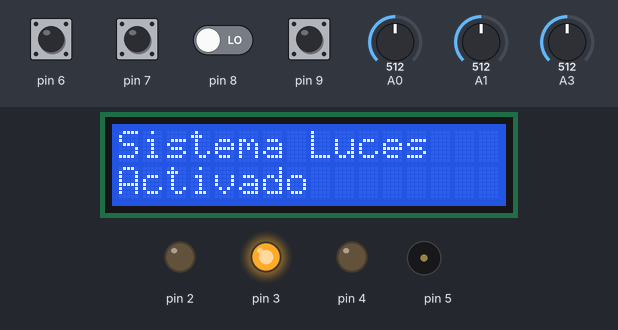
Recording of a sketch running on a simulated Arduino Uno, built with avr-gcc and run on an emulated ATmega328P. Shown: 16×2 character LCD, output pins drawn as LEDs (lit = HIGH), buzzer (waves = sounding). Inputs (shaded band) come from the test bench; at power-on: pin 6, pin 7, pin 9 HIGH, pin 8 LOW, A3 = 512, A1 = 512, A0 = 512.

Above: at 3.3 s.
3.4 s: A3 set to 690
6.4 s: A3 set to 717
At 9.1 s:
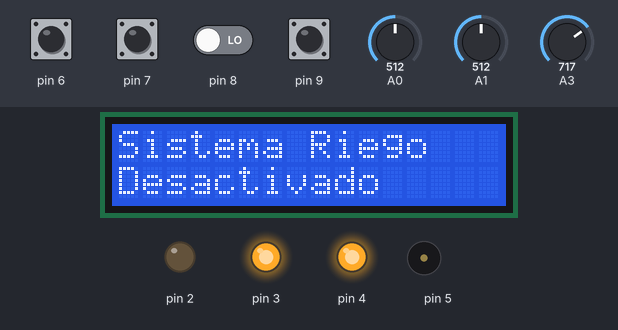
9.4 s: A1 set to 486
At 11.8 s:
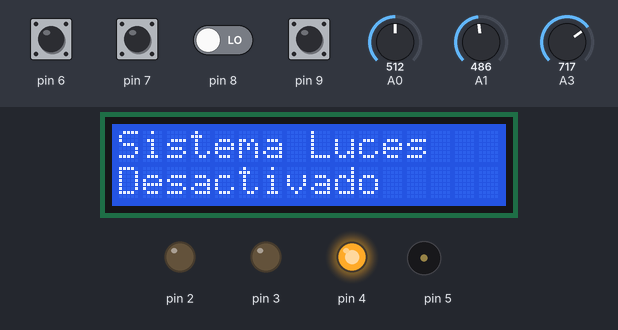
12.4 s: pin 8 driven HIGH
At 12.9 s:
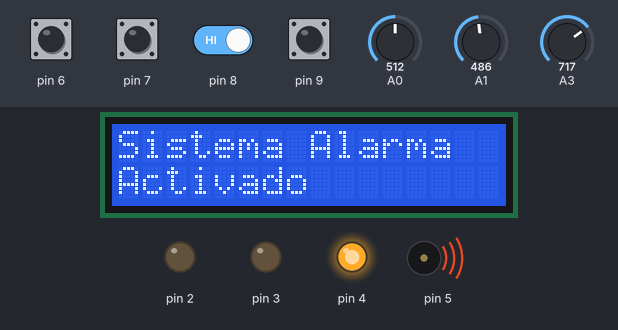
15.4 s: A0 set to 57
16.9 s: A0 set to 47
At 17.6 s:
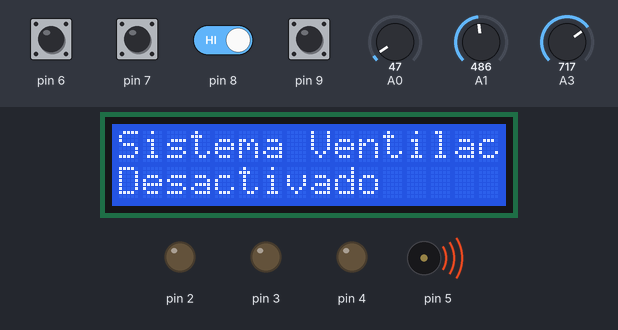
Timing chart, 0 to 19.9 s (numbered marks = the images above; inputs shaded):
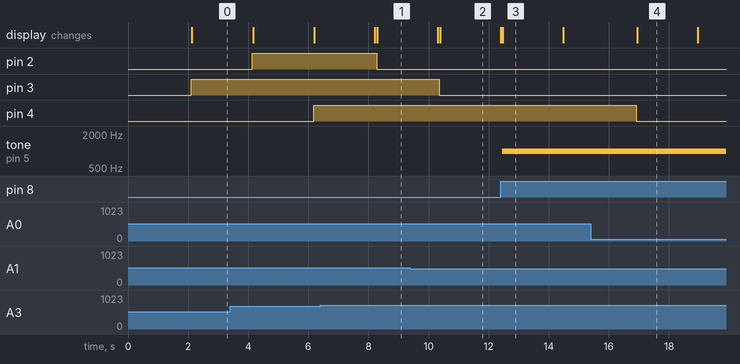

The sketch:

sistemadomoticoaco941.ino
```cpp
#include <LiquidCrystal_I2C.h>

LiquidCrystal_I2C lcd(0x27, 16, 2);

// Estructura para los pines
struct Pins {
  const int lightSensor = A1;
  const int relayLight = 3;
  const int tempSensor = A0;
  const int relayFan = 4;
  const int motionSensor = 8;
  const int buzzer = 5;
  const int soilMoistureSensor = A3;
  const int relayPump = 2;
  const int buttonUp = 6;
  const int buttonDown = 7;
  const int buttonEnter = 9;
} pins;

// Estructura para los umbrales
struct Thresholds {
  const int light = 500;
  const float temp = 25.0;
  const int moisture = 700;
} thresholds;

// Estructura para los estados
struct States {
  int currentOption = 0;
  int light = 2;
  int alarm = 2;
  int irrigation = 2;
  int ventilation = 2;
} states;

String menuOptions[] = {
  "Luces",
  "Alarma",
  "Riego",
  "Ventilacion"
};

// Estados de los botones
bool buttonUpPressed = true;
bool buttonDownPressed = true;
bool buttonEnterPressed = true;

// Indicadores de actividad del sistema
bool lightsOn = false;
bool alarmActive = false;
bool irrigationActive = false;
bool ventilationActive = false;

void setup() {
  // Configuración de pines usando struct
  pinMode(pins.lightSensor, INPUT);
  pinMode(pins.tempSensor, INPUT);
  pinMode(pins.relayLight, OUTPUT);
  pinMode(pins.relayFan, OUTPUT);
  pinMode(pins.motionSensor, INPUT);
  pinMode(pins.buzzer, OUTPUT);
  pinMode(pins.soilMoistureSensor, INPUT);
  pinMode(pins.relayPump, OUTPUT);
  pinMode(pins.buttonUp, INPUT_PULLUP);
  pinMode(pins.buttonDown, INPUT_PULLUP);
  pinMode(pins.buttonEnter, INPUT_PULLUP);

  // Inicialización de la pantalla LCD
  lcd.init();
  lcd.backlight();
  lcd.setCursor(0, 0);
  lcd.print("¡Bienvenido!");
  lcd.setCursor(0, 1);
  lcd.print("Iniciando...");
  delay(2000);

  displayMenu();
}

void loop() {
  // Manejo del botón "Arriba"
  if (digitalRead(pins.buttonUp) == LOW && !buttonUpPressed) {
    buttonUpPressed = true;
    states.currentOption = (states.currentOption - 1 + 4) % 4;
    displayMenu();
    delay(50);
  } else if (digitalRead(pins.buttonUp) == HIGH) {
    buttonUpPressed = false;
  }

  // Manejo del botón "Abajo"
  if (digitalRead(pins.buttonDown) == LOW && !buttonDownPressed) {
    buttonDownPressed = true;
    states.currentOption = (states.currentOption + 1) % 4;
    displayMenu();
    delay(50);
  } else if (digitalRead(pins.buttonDown) == HIGH) {
    buttonDownPressed = false;
  }

  // Manejo del botón "Enter"
  if (digitalRead(pins.buttonEnter) == LOW && !buttonEnterPressed) {
    buttonEnterPressed = true;
    changeState(states.currentOption);
    displayMenu();
    delay(50);
  } else if (digitalRead(pins.buttonEnter) == HIGH) {
    buttonEnterPressed = false;
  }

  // Control de las luces
  if (states.light == 1) {
    digitalWrite(pins.relayLight, HIGH);
    lightsOn = true;
  } else if (states.light == 0) {
    digitalWrite(pins.relayLight, LOW);
    lightsOn = false;
  } else if (states.light == 2) {
    int lightLevel = analogRead(pins.lightSensor);
    if (lightLevel > thresholds.light) {
      digitalWrite(pins.relayLight, HIGH);
      if (!lightsOn) {
        lightsOn = true;
        displayMessage("Sistema Luces", "Activado");
      }
    } else {
      digitalWrite(pins.relayLight, LOW);
      if (lightsOn) {
        lightsOn = false;
        displayMessage("Sistema Luces", "Desactivado");
      }
    }
  }

  // Control de la alarma
  if (states.alarm == 1) {
    tone(pins.buzzer, 1000);
    alarmActive = true;
  } else if (states.alarm == 0) {
    noTone(pins.buzzer);
    alarmActive = false;
  } else if (states.alarm == 2) {
    int motionDetected = digitalRead(pins.motionSensor);
    if (motionDetected == HIGH) {
      tone(pins.buzzer, 1000);
      if (!alarmActive) {
        alarmActive = true;
        displayMessage("Sistema Alarma", "Activado");
      }
    } else {
      noTone(pins.buzzer);
      if (alarmActive) {
        alarmActive = false;
        displayMessage("Sistema Alarma", "Desactivado");
      }
    }
  }

  // Control del riego
  if (states.irrigation == 1) {
    digitalWrite(pins.relayPump, HIGH);
    irrigationActive = true;
  } else if (states.irrigation == 0) {
    digitalWrite(pins.relayPump, LOW);
    irrigationActive = false;
  } else if (states.irrigation == 2) {
    int moistureLevel = analogRead(pins.soilMoistureSensor);
    if (moistureLevel < thresholds.moisture) {
      digitalWrite(pins.relayPump, HIGH);
      if (!irrigationActive) {
        irrigationActive = true;
        displayMessage("Sistema Riego", "Activado");
      }
    } else {
      digitalWrite(pins.relayPump, LOW);
      if (irrigationActive) {
        irrigationActive = false;
        displayMessage("Sistema Riego", "Desactivado");
      }
    }
  }

  // Control de la ventilación
  if (states.ventilation == 1) {
    digitalWrite(pins.relayFan, HIGH);
    ventilationActive = true;
  } else if (states.ventilation == 0) {
    digitalWrite(pins.relayFan, LOW);
    ventilationActive = false;
  } else if (states.ventilation == 2) {
    int tempReading = analogRead(pins.tempSensor);
    float tempCelsius = (tempReading * 5.0 / 1023.0) * 100;
    if (tempCelsius > thresholds.temp) {
      digitalWrite(pins.relayFan, HIGH);
      if (!ventilationActive) {
        ventilationActive = true;
        displayMessage("Sistema Ventilacion", "Activado");
      }
    } else {
      digitalWrite(pins.relayFan, LOW);
      if (ventilationActive) {
        ventilationActive = false;
        displayMessage("Sistema Ventilacion", "Desactivado");
      }
    }
  }

  delay(50); // Retardo global para estabilizar
}

void displayMenu() {
  lcd.clear();
  lcd.setCursor(0, 0);
  lcd.print(menuOptions[states.currentOption]);
  lcd.setCursor(0, 1);
  switch (states.currentOption) {
    case 0:
      lcd.print(stateText(states.light));
      break;
    case 1:
      lcd.print(stateText(states.alarm));
      break;
    case 2:
      lcd.print(stateText(states.irrigation));
      break;
    case 3:
      lcd.print(stateText(states.ventilation));
      break;
  }
}

void changeState(int option) {
  switch (option) {
    case 0:
      states.light = (states.light + 1) % 3;
      break;
    case 1:
      states.alarm = (states.alarm + 1) % 3;
      break;
    case 2:
      states.irrigation = (states.irrigation + 1) % 3;
      break;
    case 3:
      states.ventilation = (states.ventilation + 1) % 3;
      break;
  }
}

String stateText(int state) {
  switch (state) {
    case 0: return "Apagado";
    case 1: return "Encendido";
    case 2: return "Auto";
  }
  return "";
}

void displayMessage(String line1, String line2) {
  lcd.clear();
  lcd.setCursor(0, 0);
  lcd.print(line1);
  lcd.setCursor(0, 1);
  lcd.print(line2);
  delay(2000);
  displayMenu();
}
```

Measured:
- the behaviour switches between 699 and 700 on A3 (found by bisection; images 0 and 1)
- the behaviour switches between 501 and 500 on A1 (found by bisection; images 1 and 2)
- the behaviour switches between 52 and 51 on A0 (found by bisection; images 3 and 4)
- after the input at 6.4 s, pin 2: HIGH → LOW after 1.9 s; the display: first differs from a run without the input after 1.9 s (image 1)
- after the input at 9.4 s, pin 3: HIGH → LOW after 0.96 s; the display: first differs from a run without the input after 0.99 s (image 2)
- after the input at 12.4 s, tone on pin 5: silent → 1000 Hz after 0.05 s; the display: changes after 0.07 s (image 3)
- after the input at 15.4 s, every drawn part: stays the same
- after the input at 16.9 s, pin 4: HIGH → LOW at once; the display: changes at once (image 4)
